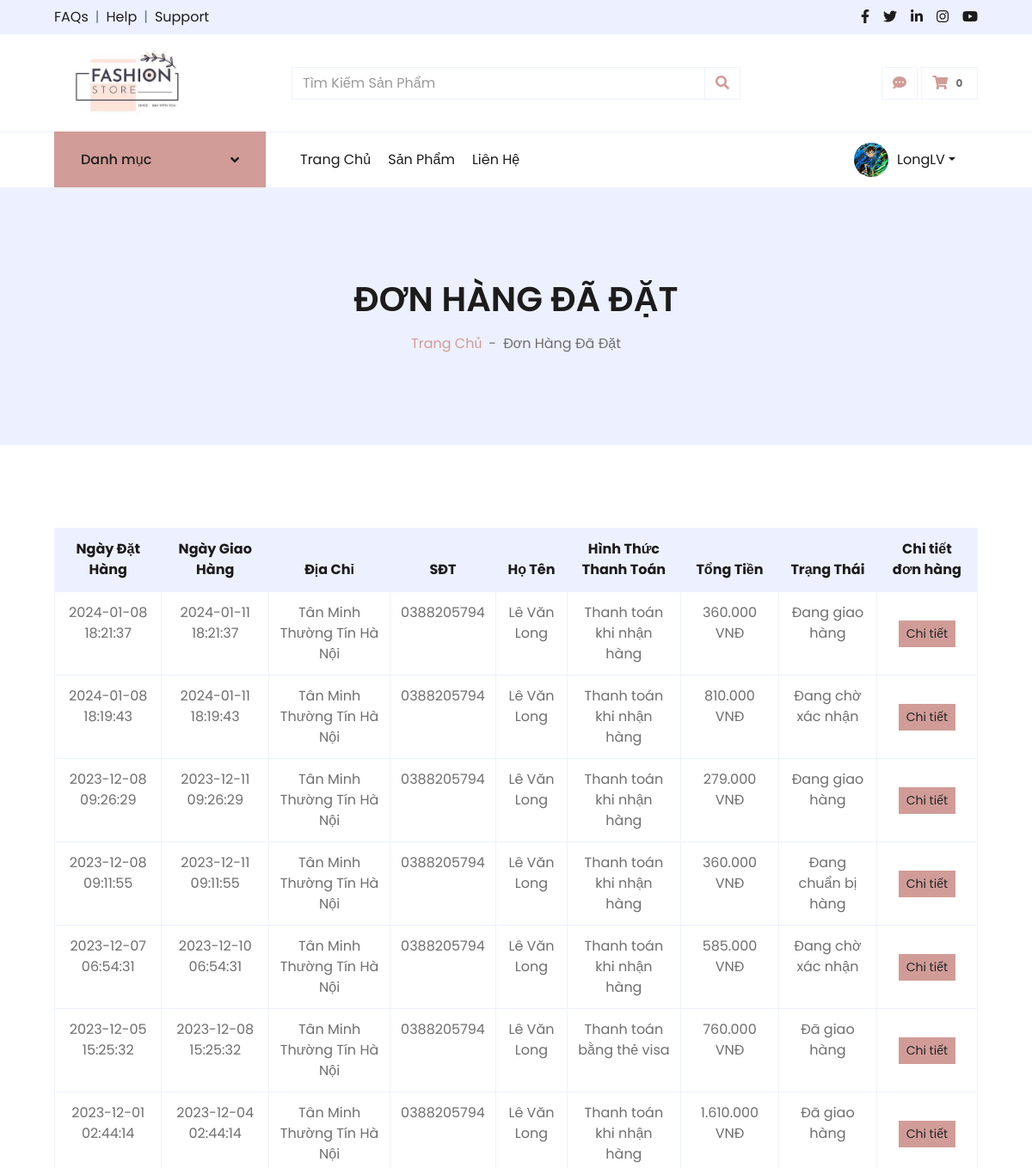
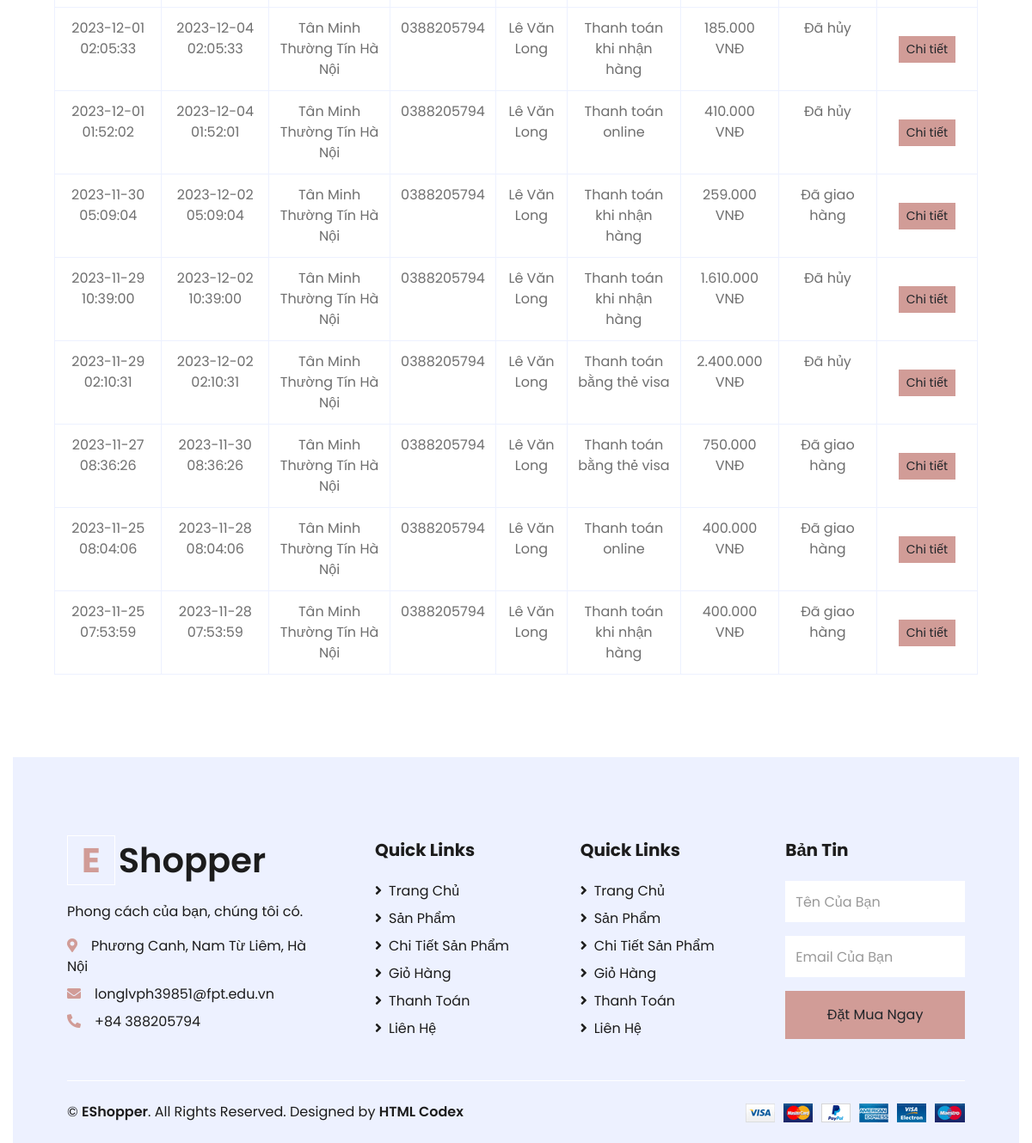
The app's page /index.php?act=dhdadat (signed in) with its own data (2 pictures, top to bottom).
### tables this page shows
CREATE TABLE `taikhoan` (
  `id` int(11) NOT NULL,
  `user` varchar(255) NOT NULL,
  `pass` varchar(255) NOT NULL,
  `email` varchar(255) NOT NULL,
  `hoten` varchar(255) NOT NULL,
  `phone` varchar(20) NOT NULL,
  `ngaytao` datetime NOT NULL,
  `vaitro` varchar(20) NOT NULL,
  `avatar` varchar(255) DEFAULT NULL
);

CREATE TABLE `donhang` (
  `id` int(11) NOT NULL,
  `id_user` int(11) NOT NULL,
  `ngaydathang` datetime NOT NULL,
  `ngaygiaohang` datetime NOT NULL,
  `address` varchar(255) NOT NULL,
  `phone` varchar(20) NOT NULL,
  `hoten` varchar(255) NOT NULL,
  `pay` varchar(255) NOT NULL,
  `tong` decimal(10,2) NOT NULL,
  `danhgia` varchar(255) DEFAULT 'not',
  `trangthai` varchar(255) NOT NULL
);

### model/function.php (called while the page is built, shortened)
<?php
function getdata($a){
    $conn=connectdb();
    $sql= $conn->prepare($a);
    $sql->execute();
    $sql->setFetchMode(PDO::FETCH_ASSOC);
    $kq=$sql->fetchAll();
    return $kq;
 }
?>

### model/taikhoan.php (called while the page is built, shortened)
<?php
function showonetk1($name){
    $sql="SELECT*FROM taikhoan WHERE `user`= '$name'";
    return getdata($sql);
}
?>

### model/donhang.php (called while the page is built, shortened)
<?php
function showalldhbyid($id){
    $sql="SELECT * FROM `donhang` WHERE id_user=$id ORDER BY id DESC";
    return getdata($sql);
}
?>

### view/donhangdadat.php (the view, shortened to what this page needs)
<div class="container-fluid bg-secondary mb-5">
    <div class="d-flex flex-column align-items-center justify-content-center" style="min-height: 300px">
        <h1 class="font-weight-semi-bold text-uppercase mb-3">Đơn Hàng Đã Đặt</h1>
        <div class="d-inline-flex">
            <p class="m-0"><a href="index.php">Trang Chủ</a></p>
            <p class="m-0 px-2">-</p>
            <p class="m-0">Đơn Hàng Đã Đặt</p>
        </div>
    </div>
</div>
<div class="container-fluid pt-5">
    <div class="row px-xl-5">
        <div class="col-lg-12 table-responsive mb-5">
            <table class="table table-bordered text-center mb-0">
                <thead class="bg-secondary text-dark">
                    <tr>
                        <th>Ngày Đặt Hàng</th>
                        <th>Ngày Giao Hàng</th>
                        <th>Địa Chỉ</th>
                        <th>SĐT</th>
                        <th>Họ Tên</th>
                        <th>Hình Thức Thanh Toán</th>
                        <th>Tổng Tiền</th>
                        <th>Trạng Thái</th>
                        <th>Chi tiết đơn hàng</th>
                    </tr>
                </thead>
                <tbody class="align-middle">
                    <?php
                    $id = $_SESSION['user']['id'];
                    foreach (showalldhbyid($id) as $key) :
                        $ctdonhang = "index.php?act=ctdonhang&id_dh=" . $key['id'];
                    ?>
                    <tr>
                        <td><?php echo $key['ngaydathang'] ?></td>
                        <td><?php echo $key['ngaygiaohang'] ?></td>
                        <td><?php echo $key['address'] ?></td>
                        <td><?php echo $key['phone'] ?></td>
                        <td><?php echo $key['hoten'] ?></td>
                        <td><?php echo $key['pay'] ?></td>
                        <td><?php echo number_format($key['tong'], 0, ',', '.') ?>.000 VNĐ</td>
                        <td><?php echo $key['trangthai'] ?></td>
                        <td class="align-middle"><a href="<?php echo $ctdonhang?>"><input class="btn btn-sm btn-primary"
                                    value="Chi tiết" type="submit"></i></a></td>
                    </tr>
                    <?php endforeach ?>
                </tbody>
            </table>
        </div>
    </div>

### view/menu.php (shortened to what this page needs)
<div class="container-fluid">
    <div class="row border-top px-xl-5">
        <div class="col-lg-3 d-none d-lg-block">
            <a class="btn shadow-none d-flex align-items-center justify-content-between bg-primary text-white w-100"
                data-toggle="collapse" href="#navbar-vertical"
                style="height: 65px; margin-top: -1px; padding: 0 30px;">
                <h6 class="m-0">Danh mục</h6>
                <i class="fa fa-angle-down text-dark"></i>
            </a>
        </div>
        <div class="col-lg-9">
            <nav class="navbar navbar-expand-lg bg-light navbar-light py-3 py-lg-0 px-0">
                <div class="collapse navbar-collapse justify-content-between" id="navbarCollapse">
                    <div class="navbar-nav mr-auto py-0">
                        <a href="index.php" class="nav-item nav-link">Trang Chủ</a>
                        <a href="index.php?act=sanpham" class="nav-item nav-link">Sản Phẩm</a>
                        <a href="index.php?act=contact" class="nav-item nav-link">Liên Hệ</a>
                    </div>
                    <?php
                      if (isset($_SESSION['user'])) :
                      ?>
                    <nav class="navbar navbar-expand-lg navbar-light">
                        <?php
                       $tk=showonetk1($_SESSION['user']['username']);
                       ?>
                        <div style="width: 40px; height: 40px; border-radius: 50%; overflow: hidden;"> <img
                                style=" width: 100%; height: 100%; object-fit: cover;"
                                src="adminduanmau/<?=$tk[0]['avatar']?>" alt="avatar"></div>
                        <ul class="navbar-nav ml-auto">
                            <li class="nav-item dropdown">
                                <a class="nav-link dropdown-toggle" style="padding: 10px 10px;" href="#"
                                    data-toggle="dropdown"><?php echo $_SESSION['user']['username'] ?></a>
                            </li>
                        </ul>
                    </nav>
                    <?php endif ?>
                </div>
            </nav>
        </div>
    </div>
</div>

### records on screen
taikhoan: avatar (placeholder picture)
donhang: ngaydathang "2024-01-08 18:21:37", ngaygiaohang "2024-01-11 18:21:37", address "Tân Minh Thường Tín Hà Nội", phone "0388205794", hoten "Lê Văn Long", pay "Thanh toán khi nhận hàng", tong "360", trangthai "Đang giao hàng"
donhang: ngaydathang "2024-01-08 18:19:43", ngaygiaohang "2024-01-11 18:19:43", address "Tân Minh Thường Tín Hà Nội", phone "0388205794", hoten "Lê Văn Long", pay "Thanh toán khi nhận hàng", tong "810", trangthai "Đang chờ xác nhận"
donhang: ngaydathang "2023-12-08 09:26:29", ngaygiaohang "2023-12-11 09:26:29", address "Tân Minh Thường Tín Hà Nội", phone "0388205794", hoten "Lê Văn Long", pay "Thanh toán khi nhận hàng", tong "279", trangthai "Đang giao hàng"
donhang: ngaydathang "2023-12-08 09:11:55", ngaygiaohang "2023-12-11 09:11:55", address "Tân Minh Thường Tín Hà Nội", phone "0388205794", hoten "Lê Văn Long", pay "Thanh toán khi nhận hàng", tong "360", trangthai "Đang chuẩn bị hàng"
donhang: ngaydathang "2023-12-07 06:54:31", ngaygiaohang "2023-12-10 06:54:31", address "Tân Minh Thường Tín Hà Nội", phone "0388205794", hoten "Lê Văn Long", pay "Thanh toán khi nhận hàng", tong "585", trangthai "Đang chờ xác nhận"
donhang: ngaydathang "2023-12-05 15:25:32", ngaygiaohang "2023-12-08 15:25:32", address "Tân Minh Thường Tín Hà Nội", phone "0388205794", hoten "Lê Văn Long", pay "Thanh toán bằng thẻ visa", tong "760", trangthai "Đã giao hàng"
donhang: ngaydathang "2023-12-01 02:44:14", ngaygiaohang "2023-12-04 02:44:14", address "Tân Minh Thường Tín Hà Nội", phone "0388205794", hoten "Lê Văn Long", pay "Thanh toán khi nhận hàng", tong "1.610", trangthai "Đã giao hàng"
donhang: ngaydathang "2023-12-01 02:05:33", ngaygiaohang "2023-12-04 02:05:33", address "Tân Minh Thường Tín Hà Nội", phone "0388205794", hoten "Lê Văn Long", pay "Thanh toán khi nhận hàng", tong "185", trangthai "Đã hủy"
donhang: ngaydathang "2023-12-01 01:52:02", ngaygiaohang "2023-12-04 01:52:01", address "Tân Minh Thường Tín Hà Nội", phone "0388205794", hoten "Lê Văn Long", pay "Thanh toán online", tong "410", trangthai "Đã hủy"
donhang: ngaydathang "2023-11-30 05:09:04", ngaygiaohang "2023-12-02 05:09:04", address "Tân Minh Thường Tín Hà Nội", phone "0388205794", hoten "Lê Văn Long", pay "Thanh toán khi nhận hàng", tong "259", trangthai "Đã giao hàng"
donhang: ngaydathang "2023-11-29 10:39:00", ngaygiaohang "2023-12-02 10:39:00", address "Tân Minh Thường Tín Hà Nội", phone "0388205794", hoten "Lê Văn Long", pay "Thanh toán khi nhận hàng", tong "1.610", trangthai "Đã hủy"
donhang: ngaydathang "2023-11-29 02:10:31", ngaygiaohang "2023-12-02 02:10:31", address "Tân Minh Thường Tín Hà Nội", phone "0388205794", hoten "Lê Văn Long", pay "Thanh toán bằng thẻ visa", tong "2.400", trangthai "Đã hủy"
donhang: ngaydathang "2023-11-27 08:36:26", ngaygiaohang "2023-11-30 08:36:26", address "Tân Minh Thường Tín Hà Nội", phone "0388205794", hoten "Lê Văn Long", pay "Thanh toán bằng thẻ visa", tong "750", trangthai "Đã giao hàng"
donhang: ngaydathang "2023-11-25 08:04:06", ngaygiaohang "2023-11-28 08:04:06", address "Tân Minh Thường Tín Hà Nội", phone "0388205794", hoten "Lê Văn Long", pay "Thanh toán online", tong "400", trangthai "Đã giao hàng"
donhang: ngaydathang "2023-11-25 07:53:59", ngaygiaohang "2023-11-28 07:53:59", address "Tân Minh Thường Tín Hà Nội", phone "0388205794", hoten "Lê Văn Long", pay "Thanh toán khi nhận hàng", tong "400", trangthai "Đã giao hàng"

### other values on screen
countsp($id_user)[0]['sl'] "0"
$_SESSION['user']['username'] "LongLV"
